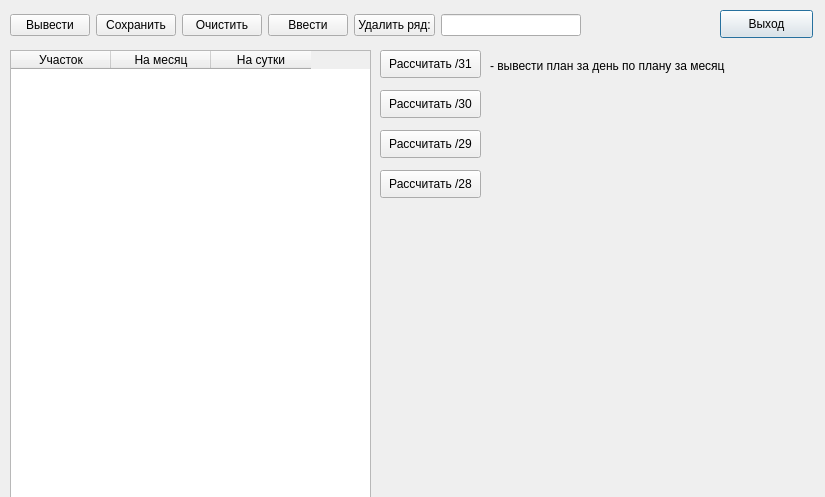
<?xml version="1.0" encoding="UTF-8"?>
<ui version="4.0">
 <class>Plan</class>
 <widget class="QDialog" name="Plan">
  <property name="geometry">
   <rect>
    <x>0</x>
    <y>0</y>
    <width>825</width>
    <height>497</height>
   </rect>
  </property>
  <property name="windowTitle">
   <string>План</string>
  </property>
  <widget class="QPushButton" name="quitButton">
   <property name="geometry">
    <rect>
     <x>720</x>
     <y>10</y>
     <width>93</width>
     <height>28</height>
    </rect>
   </property>
   <property name="text">
    <string>Выход</string>
   </property>
  </widget>
  <widget class="QTableWidget" name="tableWidget">
   <property name="geometry">
    <rect>
     <x>10</x>
     <y>50</y>
     <width>361</width>
     <height>851</height>
    </rect>
   </property>
   <column>
    <property name="text">
     <string>Участок</string>
    </property>
   </column>
   <column>
    <property name="text">
     <string>На месяц</string>
    </property>
   </column>
   <column>
    <property name="text">
     <string>На сутки</string>
    </property>
   </column>
  </widget>
  <widget class="QWidget" name="layoutWidget">
   <property name="geometry">
    <rect>
     <x>10</x>
     <y>10</y>
     <width>571</width>
     <height>30</height>
    </rect>
   </property>
   <layout class="QHBoxLayout" name="horizontalLayout_2">
    <item>
     <widget class="QPushButton" name="enterButton">
      <property name="text">
       <string>Вывести</string>
      </property>
     </widget>
    </item>
    <item>
     <widget class="QPushButton" name="saveButton">
      <property name="text">
       <string>Сохранить</string>
      </property>
     </widget>
    </item>
    <item>
     <widget class="QPushButton" name="clearButton">
      <property name="text">
       <string>Очистить</string>
      </property>
     </widget>
    </item>
    <item>
     <widget class="QPushButton" name="newButton">
      <property name="text">
       <string>Ввести</string>
      </property>
     </widget>
    </item>
    <item>
     <widget class="QPushButton" name="delButton">
      <property name="text">
       <string>Удалить ряд:</string>
      </property>
     </widget>
    </item>
    <item>
     <widget class="QLineEdit" name="lineEdit"/>
    </item>
   </layout>
  </widget>
  <widget class="QLabel" name="label">
   <property name="geometry">
    <rect>
     <x>590</x>
     <y>10</y>
     <width>121</width>
     <height>31</height>
    </rect>
   </property>
   <property name="text">
    <string/>
   </property>
  </widget>
  <widget class="QPushButton" name="count31Button">
   <property name="geometry">
    <rect>
     <x>380</x>
     <y>50</y>
     <width>101</width>
     <height>28</height>
    </rect>
   </property>
   <property name="text">
    <string>Рассчитать /31</string>
   </property>
  </widget>
  <widget class="QLabel" name="label_2">
   <property name="geometry">
    <rect>
     <x>490</x>
     <y>50</y>
     <width>331</width>
     <height>31</height>
    </rect>
   </property>
   <property name="text">
    <string>- вывести план за день по плану за месяц</string>
   </property>
  </widget>
  <widget class="QPushButton" name="count30Button">
   <property name="geometry">
    <rect>
     <x>380</x>
     <y>90</y>
     <width>101</width>
     <height>28</height>
    </rect>
   </property>
   <property name="text">
    <string>Рассчитать /30</string>
   </property>
  </widget>
  <widget class="QPushButton" name="count29Button">
   <property name="geometry">
    <rect>
     <x>380</x>
     <y>130</y>
     <width>101</width>
     <height>28</height>
    </rect>
   </property>
   <property name="text">
    <string>Рассчитать /29</string>
   </property>
  </widget>
  <widget class="QPushButton" name="count28Button">
   <property name="geometry">
    <rect>
     <x>380</x>
     <y>170</y>
     <width>101</width>
     <height>28</height>
    </rect>
   </property>
   <property name="text">
    <string>Рассчитать /28</string>
   </property>
  </widget>
 </widget>
 <resources/>
 <connections/>
</ui>
